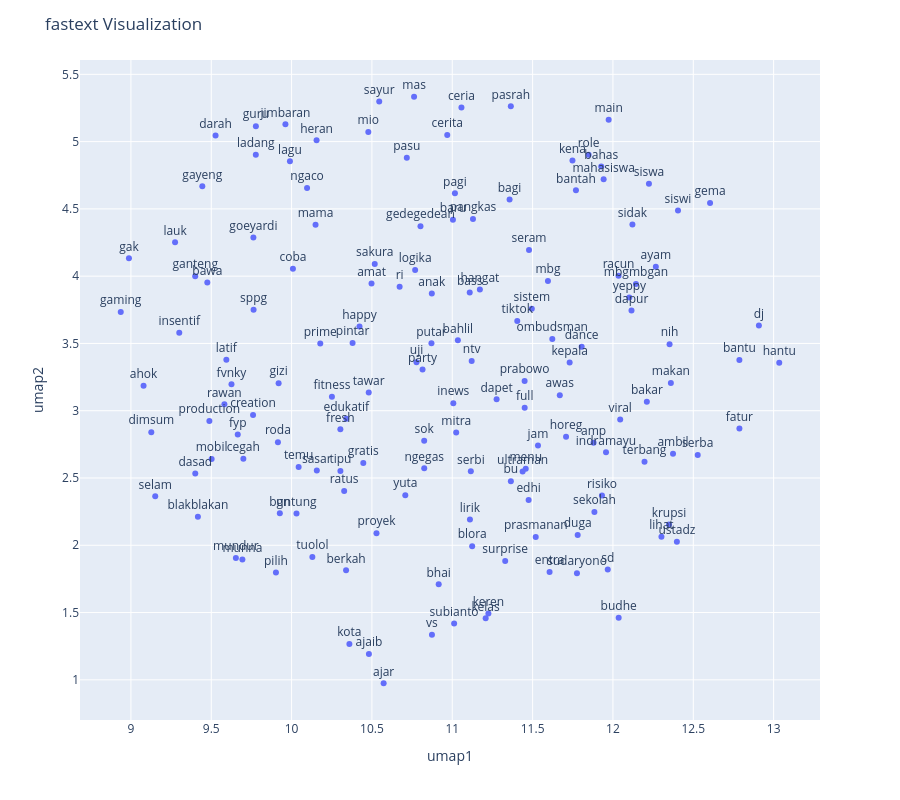

Notebook code cell kept with this figure:
### Code cell
X = UMAP().fit_transform(fastext.vectors)

df2 = pd.DataFrame(X, columns=['umap1', 'umap2'])
df2['word'] = fastext.index_to_key

fig = px.scatter(df2, x='umap1', y='umap2', text='word')
fig.update_traces(textposition='top center')
fig.update_layout(height = 800,
                  title_text = 'fastext Visualization')
fig.show()

### Figure 1 — Plotly figure (JSON) as saved in the notebook; plotly's stock layout.template omitted (floating-point values rounded to 4 significant figures; data arrays with more than 128 entries replaced by an {"elided": "..."} marker saying what was removed)
{"data": [{"hovertemplate": "umap1=%{x}<br>umap2=%{y}<br>word=%{text}<extra></extra>", "legendgroup": "", "marker": {"color": "#636efa", "symbol": "circle"}, "mode": "markers+text", "name": "", "orientation": "v", "showlegend": false, "text": {"elided": "150 str values"}, "textposition": "top center", "type": "scatter", "x": {"elided": "150 float values"}, "xaxis": "x", "y": {"elided": "150 float values"}, "yaxis": "y"}], "layout": {"height": 800, "legend": {"tracegroupgap": 0}, "margin": {"t": 60}, "title": {"text": "fastext Visualization"}, "xaxis": {"anchor": "y", "domain": [0, 1], "title": {"text": "umap1"}}, "yaxis": {"anchor": "x", "domain": [0, 1], "title": {"text": "umap2"}}}}
